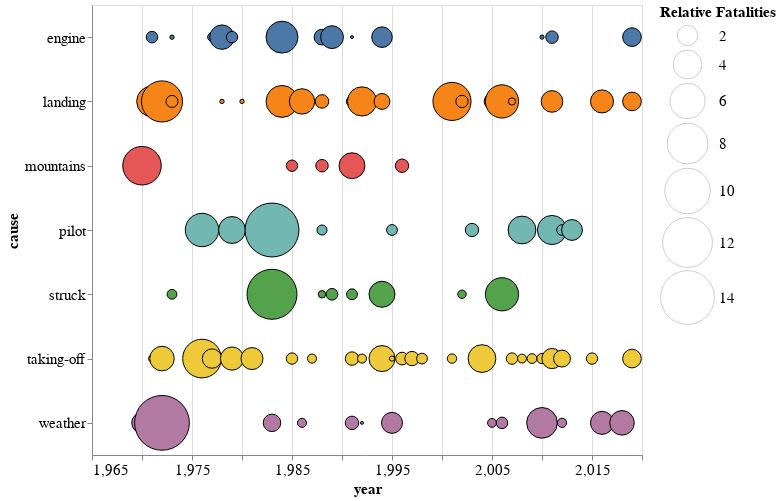

Notebook cell for this chart:
### Code cell
alt.Chart(rec_frame_causes).mark_circle(
    opacity=1,
    stroke='black',
    strokeWidth=1
).encode(
    alt.X('year', axis=alt.Axis(labelAngle=0),  scale= alt.Scale(domain=[1965, 2020])),
    alt.Y('cause'),
    alt.Size('rel_fatalities',
        scale=alt.Scale(range=[0, 3000]),
        legend=alt.Legend(title='Relative Fatalities', symbolFillColor= 'white', 
                          symbolStrokeWidth = 0.2)
    ),
    alt.Color('cause', legend=None)
).properties(
    width=550,
    height=450
).configure_axis(
    labelFontSize=15,
    titleFontSize=15
).configure_legend(
titleFontSize=15,
labelFontSize=15
)

### Figure 1 — Vega-Lite specification as saved in the notebook (floating-point values rounded to 4 significant figures; data arrays with more than 128 entries replaced by an {"elided": "..."} marker saying what was removed)
{"config": {"view": {"continuousWidth": 400, "continuousHeight": 300}, "axis": {"labelFontSize": 15, "titleFontSize": 15}, "legend": {"labelFontSize": 15, "titleFontSize": 15}}, "data": {"name": "data-06bda45878ad4d0c23d8c2f1819996ab"}, "mark": {"type": "circle", "opacity": 1, "stroke": "black", "strokeWidth": 1}, "encoding": {"color": {"field": "cause", "legend": null, "type": "nominal"}, "size": {"field": "rel_fatalities", "legend": {"symbolFillColor": "white", "symbolStrokeWidth": 0.2, "title": "Relative Fatalities"}, "scale": {"range": [0, 3000]}, "type": "quantitative"}, "x": {"axis": {"labelAngle": 0}, "field": "year", "scale": {"domain": [1965, 2020]}, "type": "quantitative"}, "y": {"field": "cause", "type": "nominal"}}, "height": 450, "width": 550, "$schema": "https://vega.github.io/schema/vega-lite/v4.17.0.json", "datasets": {"data-06bda45878ad4d0c23d8c2f1819996ab": {"elided": "336 records"}}}
